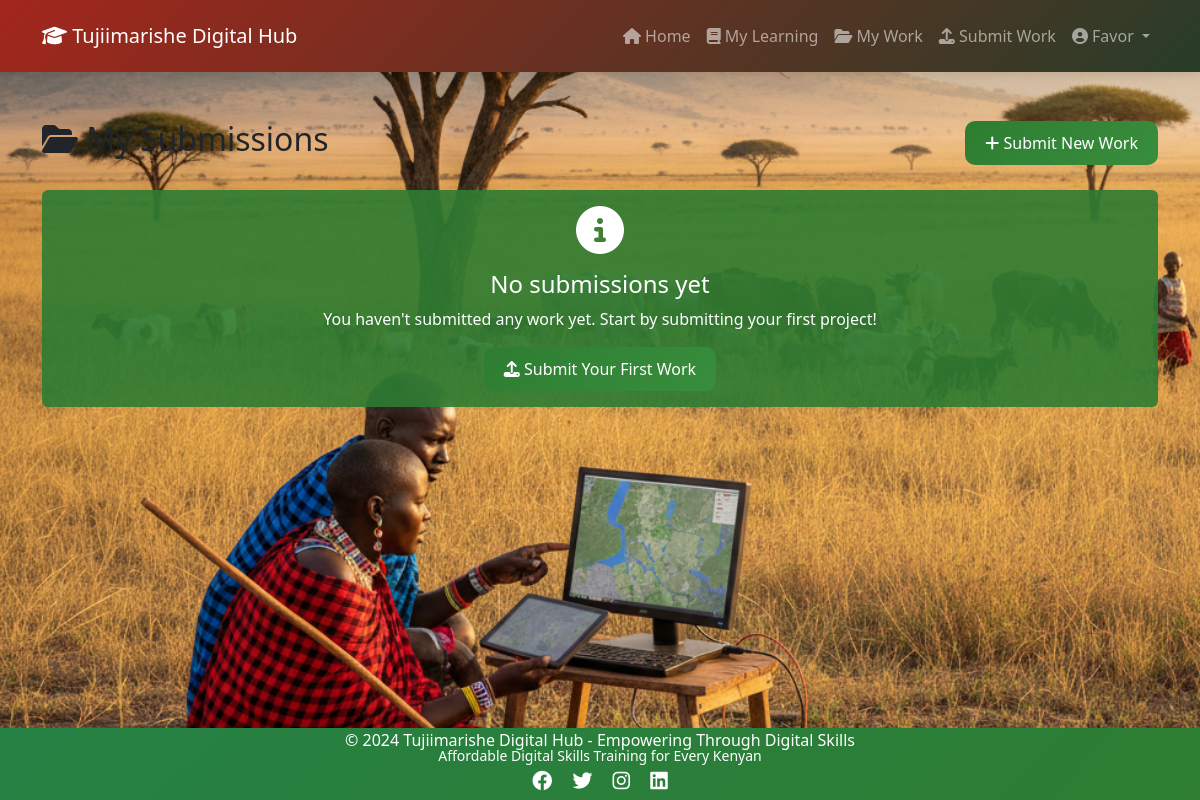
The app's page /my-submissions/ (signed in), older data.
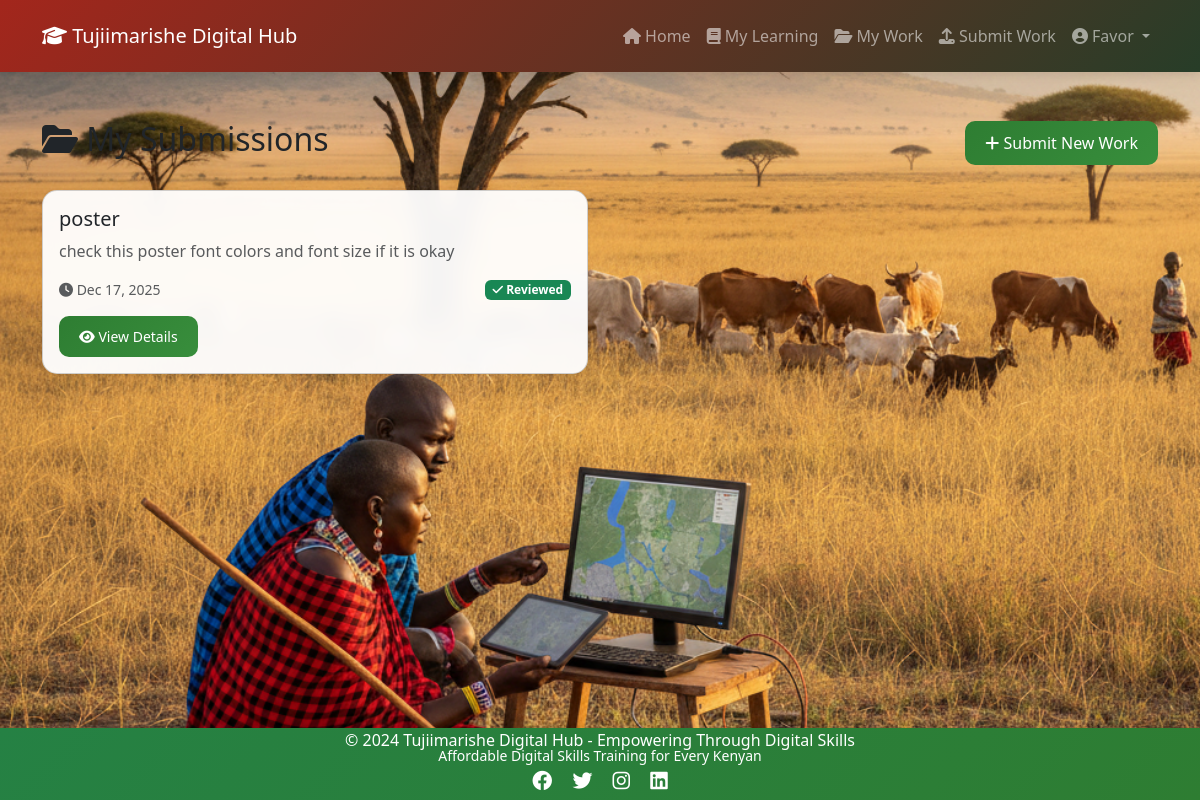
The same page, newer data.
### materials/models.py (models this page shows, shortened)
class WorkSubmission(models.Model):
    user = models.ForeignKey(settings.AUTH_USER_MODEL, on_delete=models.CASCADE, related_name='work_submissions')
    category = models.ForeignKey(SkillCategory, on_delete=models.SET_NULL, null=True, blank=True)
    title = models.CharField(max_length=200)
    description = models.TextField()
    file = models.FileField(upload_to='work_submissions/')
    submitted_at = models.DateTimeField(auto_now_add=True)
    is_reviewed = models.BooleanField(default=False)
    class Meta:
        ordering = ['-submitted_at']

### materials/views.py (the view)
# urls.py: path('my-submissions/', views.my_submissions, name='my_submissions'),
@login_required
def my_submissions(request):
    submissions = WorkSubmission.objects.filter(user=request.user)
    context = {
        'submissions': submissions,
    }
    return render(request, 'materials/my_submissions.html', context)

### templates/materials/my_submissions.html (shortened to what this page needs)
{% extends 'base.html' %}
{% block content %}
<div class="row">
    <div class="col-md-12">
        <div class="d-flex justify-content-between align-items-center mb-4">
            <h2><i class="fas fa-folder-open"></i> My Submissions</h2>
            <a href="{% url 'materials:submit_work' %}" class="btn btn-primary">
                <i class="fas fa-plus"></i> Submit New Work
            </a>
        </div>
        {% if submissions %}
            <div class="row g-4">
                {% for submission in submissions %}
                <div class="col-md-6">
                    <div class="card shadow-sm">
                        <div class="card-body">
                            <h5 class="card-title">{{ submission.title }}</h5>
                            <p class="card-text text-muted">{{ submission.description|truncatewords:20 }}</p>
                            <div class="d-flex justify-content-between align-items-center mt-3">
                                <small class="text-muted">
                                    <i class="fas fa-clock"></i> {{ submission.submitted_at|date:"M d, Y" }}
                                </small>
                                {% if submission.is_reviewed %}
                                    <span class="badge bg-success">
                                        <i class="fas fa-check"></i> Reviewed
                                    </span>
                                {% else %}
                                    <span class="badge bg-warning text-dark">
                                        <i class="fas fa-hourglass-half"></i> Pending Review
                                    </span>
                                {% endif %}
                            </div>
                            <a href="{% url 'materials:submission_detail' submission.pk %}" class="btn btn-sm btn-primary mt-3">
                                <i class="fas fa-eye"></i> View Details
                            </a>
                        </div>
                    </div>
                </div>
                {% endfor %}
            </div>
        {% else %}
            <div class="alert alert-info text-center">
                <i class="fas fa-info-circle fa-3x mb-3"></i>
                <h4>No submissions yet</h4>
                <p>You haven't submitted any work yet. Start by submitting your first project!</p>
                <a href="{% url 'materials:submit_work' %}" class="btn btn-primary">
                    <i class="fas fa-upload"></i> Submit Your First Work
                </a>
            </div>
        {% endif %}
    </div>
</div>
{% endblock %}

Row changes from the older to the newer data that the page shows:
added WorkSubmission: title "poster", description "check this poster font colors and font size if it is okay", submitted_at "Dec 17, 2025", is_reviewed True (drawn)
Text that changed along with them:
text no longer shown: "No submissions yet You haven't submitted any work yet. Start by submitting your first project! Submit Your First Work"
